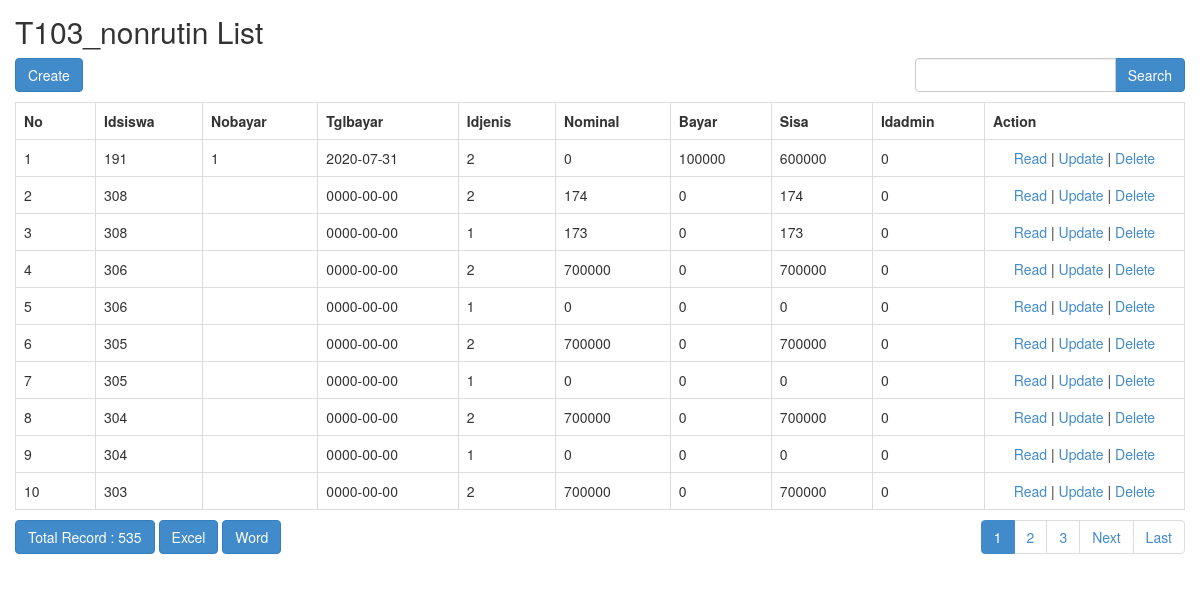
The app's page /index.php/t103_nonrutin with its own data.
### tables this page shows
CREATE TABLE `t103_nonrutin` (
  `idnonrutin` int(10) NOT NULL,
  `idsiswa` int(10) NOT NULL,
  `nobayar` varchar(10) NOT NULL,
  `tglbayar` date NOT NULL,
  `idjenis` int(11) NOT NULL,
  `nominal` int(20) NOT NULL,
  `bayar` int(20) NOT NULL,
  `sisa` int(20) NOT NULL,
  `idadmin` int(5) NOT NULL
);

### application/controllers/T103_nonrutin.php (called while the page is built, shortened)
<?php
class T103_nonrutin extends CI_Controller
{
    function __construct()
    {
        $this->load->model('T103_nonrutin_model');
        $this->load->library('form_validation');
    }
    public function index()
    {
        $q = urldecode($this->input->get('q', TRUE));
        $start = intval($this->input->get('start'));
        if ($q <> '') {
            $config['base_url'] = base_url() . 't103_nonrutin/index.html?q=' . urlencode($q);
            $config['first_url'] = base_url() . 't103_nonrutin/index.html?q=' . urlencode($q);
        } else {
            $config['base_url'] = base_url() . 't103_nonrutin/index.html';
            $config['first_url'] = base_url() . 't103_nonrutin/index.html';
        }
        $config['per_page'] = 10;
        $config['page_query_string'] = TRUE;
        $config['total_rows'] = $this->T103_nonrutin_model->total_rows($q);
        $t103_nonrutin = $this->T103_nonrutin_model->get_limit_data($config['per_page'], $start, $q);
        $this->load->library('pagination');
        $this->pagination->initialize($config);
        $data = array(
            't103_nonrutin_data' => $t103_nonrutin,
            'q' => $q,
            'pagination' => $this->pagination->create_links(),
            'total_rows' => $config['total_rows'],
            'start' => $start,
        );
        $this->load->view('t103_nonrutin/t103_nonrutin_list', $data);
    }
}

### index.php (called while the page is built, shortened)
<?php
require_once BASEPATH.'core/CodeIgniter.php';

### application/config/config.php (called while the page is built, shortened)
<?php
$config['base_url'] = ((isset($_SERVER['HTTPS']) && $_SERVER['HTTPS'] == "on") ? "https" : "http");
$config['base_url'] .= "://" . $_SERVER['HTTP_HOST'];
$config['base_url'] .= str_replace(basename($_SERVER['SCRIPT_NAME']), "", $_SERVER['SCRIPT_NAME']);
$config['index_page'] = '';
$config['uri_protocol']	= 'REQUEST_URI';
$config['url_suffix'] = '';
$config['language']	= 'english';
$config['charset'] = 'UTF-8';
$config['enable_hooks'] = FALSE;
$config['subclass_prefix'] = 'MY_';
$config['composer_autoload'] = FALSE;
$config['permitted_uri_chars'] = 'a-z 0-9~%.:_\-';
$config['enable_query_strings'] = FALSE;
$config['controller_trigger'] = 'c';
$config['function_trigger'] = 'm';
$config['directory_trigger'] = 'd';
$config['allow_get_array'] = TRUE;
$config['log_threshold'] = 0;
$config['log_path'] = '';
$config['log_file_extension'] = '';
$config['log_file_permissions'] = 0644;
$config['log_date_format'] = 'Y-m-d H:i:s';
$config['error_views_path'] = '';
$config['cache_path'] = '';
$config['cache_query_string'] = FALSE;
$config['encryption_key'] = 'generasicerdas2018';
$config['sess_driver'] = 'files';
$config['sess_cookie_name'] = 'ci_session';
$config['sess_expiration'] = 7200;
$config['sess_save_path'] = NULL;
$config['sess_match_ip'] = FALSE;
$config['sess_time_to_update'] = 300;
$config['sess_regenerate_destroy'] = FALSE;
$config['cookie_prefix']	= '';
$config['cookie_domain']	= '';
$config['cookie_path']		= '/';
$config['cookie_secure']	= FALSE;
$config['cookie_httponly'] 	= FALSE;
$config['standardize_newlines'] = FALSE;
$config['global_xss_filtering'] = FALSE;
$config['csrf_protection'] = FALSE;
$config['csrf_token_name'] = 'csrf_test_name';
$config['csrf_cookie_name'] = 'csrf_cookie_name';
$config['csrf_expire'] = 7200;
$config['csrf_regenerate'] = TRUE;
$config['csrf_exclude_uris'] = array();
$config['compress_output'] = FALSE;
$config['time_reference'] = 'local';
$config['rewrite_short_tags'] = FALSE;
$config['proxy_ips'] = '';

### application/config/development/config.php (called while the page is built, shortened)
<?php
$config['base_url'] = ((isset($_SERVER['HTTPS']) && $_SERVER['HTTPS'] == "on") ? "https" : "http");
$config['base_url'] .= "://" . $_SERVER['HTTP_HOST'];
$config['base_url'] .= str_replace(basename($_SERVER['SCRIPT_NAME']), "", $_SERVER['SCRIPT_NAME']);
$config['index_page'] = '';
$config['uri_protocol']	= 'REQUEST_URI';
$config['url_suffix'] = '';
$config['language']	= 'english';
$config['charset'] = 'UTF-8';
$config['enable_hooks'] = FALSE;
$config['subclass_prefix'] = 'MY_';

### application/models/T103_nonrutin_model.php (called while the page is built, shortened)
<?php
class T103_nonrutin_model extends CI_Model
{
    public $table = 't103_nonrutin';
    public $id = 'idnonrutin';
    public $order = 'DESC';
    function total_rows($q = NULL) {
        $this->db->like('idnonrutin', $q);
      	$this->db->or_like('idsiswa', $q);
      	$this->db->or_like('nobayar', $q);
      	$this->db->or_like('tglbayar', $q);
      	$this->db->or_like('idjenis', $q);
      	$this->db->or_like('nominal', $q);
      	$this->db->or_like('bayar', $q);
      	$this->db->or_like('sisa', $q);
      	$this->db->or_like('idadmin', $q);
      	$this->db->from($this->table);
        return $this->db->count_all_results();
    }
    function get_limit_data($limit, $start = 0, $q = NULL) {
        $this->db->order_by($this->id, $this->order);
        $this->db->like('idnonrutin', $q);
      	$this->db->or_like('idsiswa', $q);
      	$this->db->or_like('nobayar', $q);
      	$this->db->or_like('tglbayar', $q);
      	$this->db->or_like('idjenis', $q);
      	$this->db->or_like('nominal', $q);
      	$this->db->or_like('bayar', $q);
      	$this->db->or_like('sisa', $q);
      	$this->db->or_like('idadmin', $q);
      	$this->db->limit($limit, $start);
        return $this->db->get($this->table)->result();
    }
}

### application/views/t103_nonrutin/t103_nonrutin_list.php (the view, shortened to what this page needs)
<!doctype html>
<html>
    <head>
        <link rel="stylesheet" href="<?php echo base_url('assets/bootstrap/css/bootstrap.min.css') ?>"/>
    </head>
    <body>
        <h2 style="margin-top:0px">T103_nonrutin List</h2>
        <div class="row" style="margin-bottom: 10px">
            <div class="col-md-4">
                <?php echo anchor(site_url('t103_nonrutin/create'),'Create', 'class="btn btn-primary"'); ?>
            </div>
            <div class="col-md-4 text-center">
            </div>
            <div class="col-md-1 text-right">
            </div>
            <div class="col-md-3 text-right">
                <form action="<?php echo site_url('t103_nonrutin/index'); ?>" class="form-inline" method="get">
                    <div class="input-group">
                        <input type="text" class="form-control" name="q" value="<?php echo $q; ?>">
                        <span class="input-group-btn">
                          <button class="btn btn-primary" type="submit">Search</button>
                        </span>
                    </div>
                </form>
            </div>
        </div>
        <table class="table table-bordered" style="margin-bottom: 10px">
            <tr>
                <th>No</th>
		<th>Idsiswa</th>
		<th>Nobayar</th>
		<th>Tglbayar</th>
		<th>Idjenis</th>
		<th>Nominal</th>
		<th>Bayar</th>
		<th>Sisa</th>
		<th>Idadmin</th>
		<th>Action</th>
            </tr><?php
            foreach ($t103_nonrutin_data as $t103_nonrutin)
            {
                ?>
                <tr>
			<td width="80px"><?php echo ++$start ?></td>
			<td><?php echo $t103_nonrutin->idsiswa ?></td>
			<td><?php echo $t103_nonrutin->nobayar ?></td>
			<td><?php echo $t103_nonrutin->tglbayar ?></td>
			<td><?php echo $t103_nonrutin->idjenis ?></td>
			<td><?php echo $t103_nonrutin->nominal ?></td>
			<td><?php echo $t103_nonrutin->bayar ?></td>
			<td><?php echo $t103_nonrutin->sisa ?></td>
			<td><?php echo $t103_nonrutin->idadmin ?></td>
			<td style="text-align:center" width="200px">
				<?php
				echo anchor(site_url('t103_nonrutin/read/'.$t103_nonrutin->idnonrutin),'Read');
				echo ' | ';
				echo anchor(site_url('t103_nonrutin/update/'.$t103_nonrutin->idnonrutin),'Update');
				echo ' | ';
				echo anchor(site_url('t103_nonrutin/delete/'.$t103_nonrutin->idnonrutin),'Delete','onclick="javasciprt: return confirm(\'Are You Sure ?\')"');
				?>
			</td>
		</tr>
                <?php
            }
            ?>
        </table>
        <div class="row">
            <div class="col-md-6">
                <a href="#" class="btn btn-primary">Total Record : <?php echo $total_rows ?></a>
		<?php echo anchor(site_url('t103_nonrutin/excel'), 'Excel', 'class="btn btn-primary"'); ?>
		<?php echo anchor(site_url('t103_nonrutin/word'), 'Word', 'class="btn btn-primary"'); ?>
	    </div>
            <div class="col-md-6 text-right">
                <?php echo $pagination ?>
            </div>
        </div>
    </body>
</html>

### application/config/pagination.php (shortened to what this page needs)
<?php  if ( ! defined('BASEPATH')) exit('No direct script access allowed');
$config['full_tag_open'] = '<nav><ul class="pagination" style="margin-top:0px">';
$config['full_tag_close'] = '</ul></nav>';
$config['last_tag_open'] = '<li>';
$config['last_tag_close'] = '</li>';
$config['next_tag_open'] = '<li>';
$config['next_tag_close'] = '</li>';
$config['cur_tag_open'] = '<li class="active"><a>';
$config['cur_tag_close'] = '</a></li>';
$config['num_tag_open'] = '<li>';
$config['num_tag_close'] = '</li>';

### application/views/t103_nonrutin/t103_nonrutin_list.php (style rules this page uses)
body { padding: 15px; }

### records on screen
t103_nonrutin: idsiswa "191", nobayar "1", tglbayar "2020-07-31", idjenis "2", nominal "0", bayar "100000", sisa "600000", idadmin "0", idnonrutin "Read", idnonrutin "Update", idnonrutin "Delete"
t103_nonrutin: idsiswa "308", tglbayar "0000-00-00", idjenis "2", nominal "174", bayar "0", sisa "174", idadmin "0", idnonrutin "Read", idnonrutin "Update", idnonrutin "Delete"
t103_nonrutin: idsiswa "308", tglbayar "0000-00-00", idjenis "1", nominal "173", bayar "0", sisa "173", idadmin "0", idnonrutin "Read", idnonrutin "Update", idnonrutin "Delete"
t103_nonrutin: idsiswa "306", tglbayar "0000-00-00", idjenis "2", nominal "700000", bayar "0", sisa "700000", idadmin "0", idnonrutin "Read", idnonrutin "Update", idnonrutin "Delete"
t103_nonrutin: idsiswa "306", tglbayar "0000-00-00", idjenis "1", nominal "0", bayar "0", sisa "0", idadmin "0", idnonrutin "Read", idnonrutin "Update", idnonrutin "Delete"
t103_nonrutin: idsiswa "305", tglbayar "0000-00-00", idjenis "2", nominal "700000", bayar "0", sisa "700000", idadmin "0", idnonrutin "Read", idnonrutin "Update", idnonrutin "Delete"
t103_nonrutin: idsiswa "305", tglbayar "0000-00-00", idjenis "1", nominal "0", bayar "0", sisa "0", idadmin "0", idnonrutin "Read", idnonrutin "Update", idnonrutin "Delete"
t103_nonrutin: idsiswa "304", tglbayar "0000-00-00", idjenis "2", nominal "700000", bayar "0", sisa "700000", idadmin "0", idnonrutin "Read", idnonrutin "Update", idnonrutin "Delete"
t103_nonrutin: idsiswa "304", tglbayar "0000-00-00", idjenis "1", nominal "0", bayar "0", sisa "0", idadmin "0", idnonrutin "Read", idnonrutin "Update", idnonrutin "Delete"
t103_nonrutin: idsiswa "303", tglbayar "0000-00-00", idjenis "2", nominal "700000", bayar "0", sisa "700000", idadmin "0", idnonrutin "Read", idnonrutin "Update", idnonrutin "Delete"

### other values on screen
$total_rows "535"
$pagination "1 2 3 Next Last"
